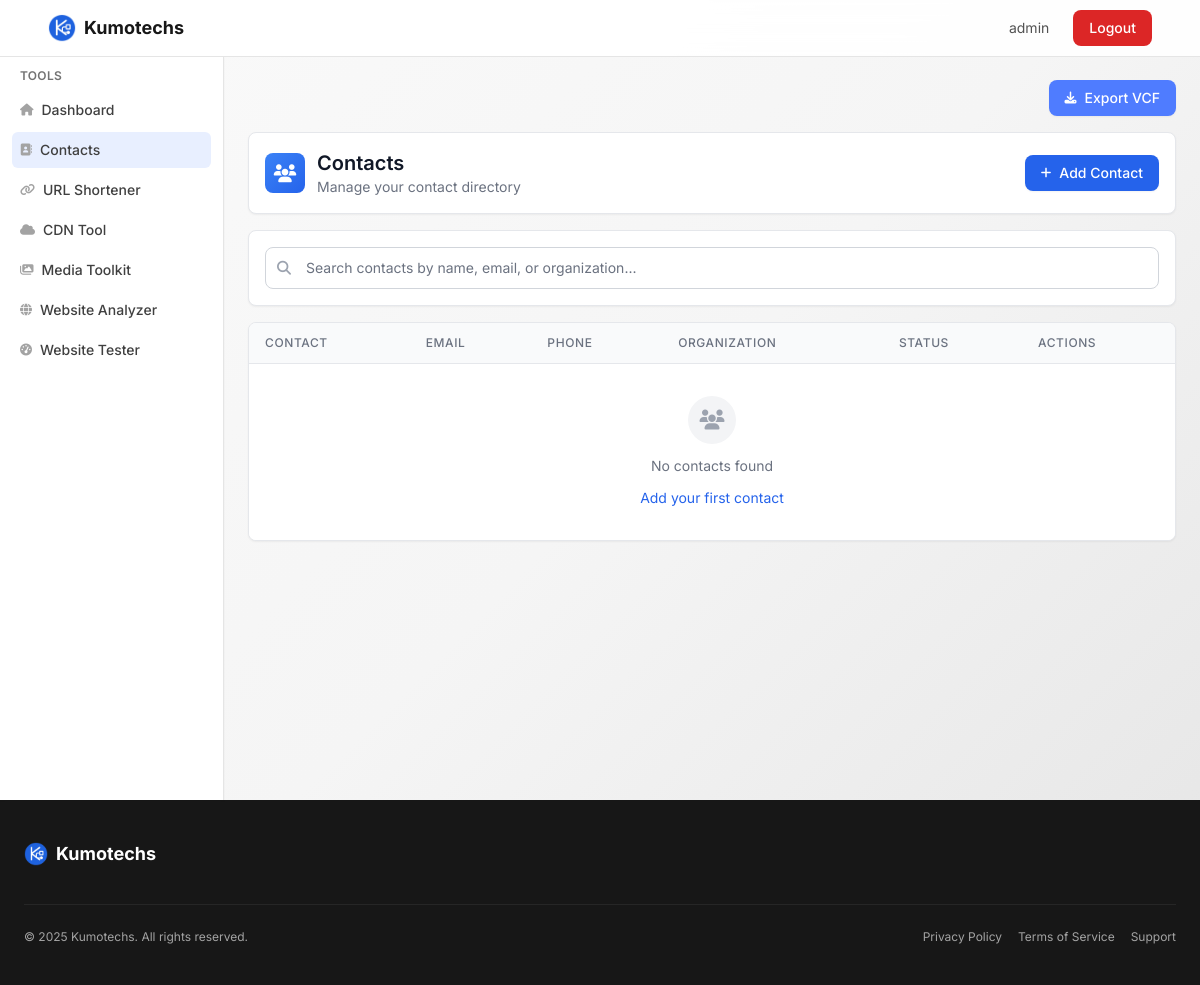
The app's page /contacts/manage/ (signed in), older data.
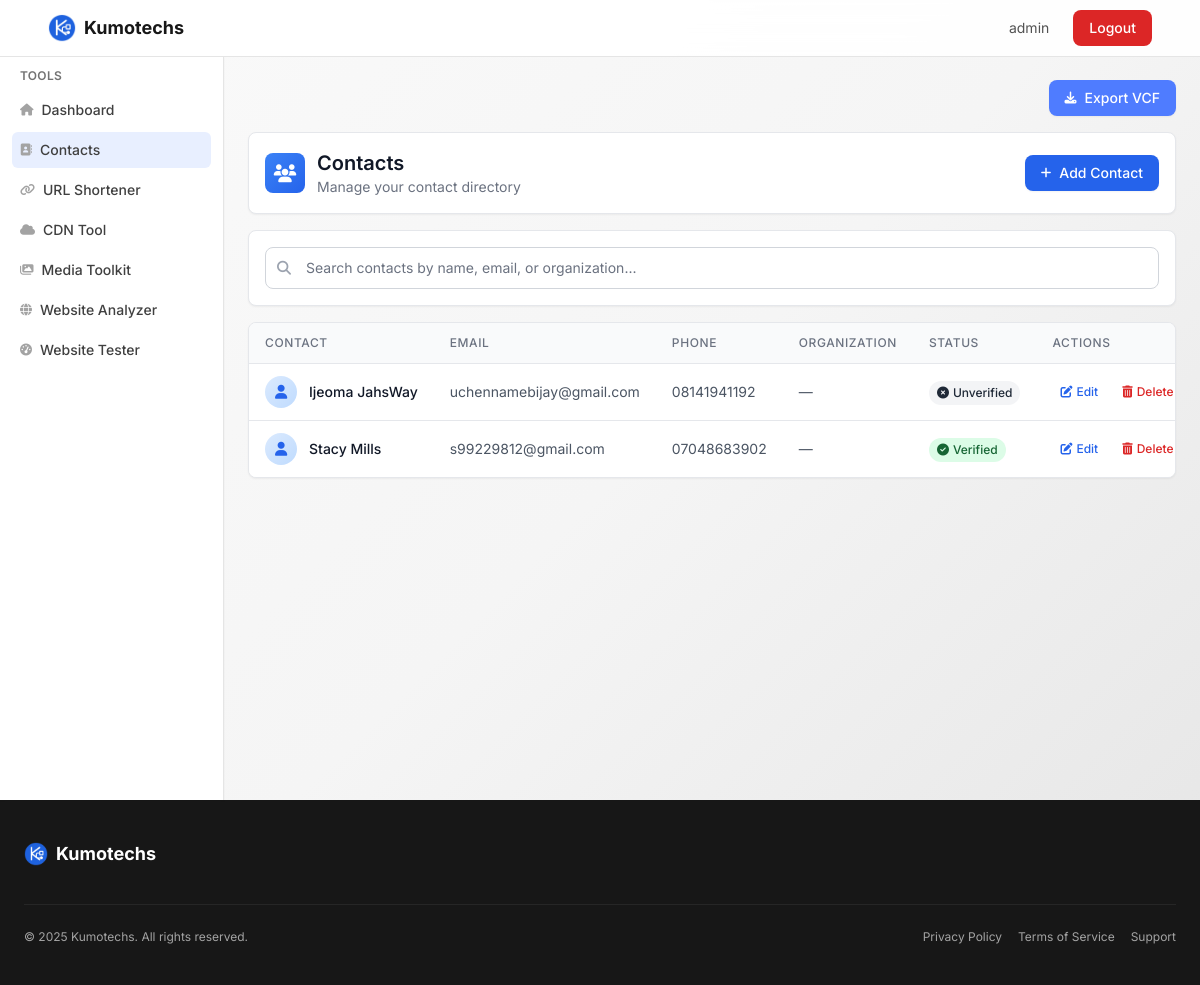
The same page, newer data.
### contacts/models.py (models this page shows, shortened)
class Contact(models.Model):
    PREFIX_CHOICES = [
        ('', 'None'),
        ('Mr.', 'Mr.'),
        ('Mrs.', 'Mrs.'),
        ('Ms.', 'Ms.'),
        ('Dr.', 'Dr.'),
    ]
    owner = models.ForeignKey(User, on_delete=models.CASCADE, related_name='contacts')
    prefix = models.CharField(max_length=4, choices=PREFIX_CHOICES, blank=True)
    name = models.CharField(max_length=100)
    email = models.EmailField(blank=True)
    phone = models.CharField(max_length=15)
    organization = models.CharField(max_length=100, blank=True)
    verified = models.BooleanField(default=False)
    created_at = models.DateTimeField(auto_now_add=True)
    updated_at = models.DateTimeField(auto_now=True)
    class Meta:
        ordering = ['name']

### contacts/views.py (the view)
# urls.py: path("manage/", views.manage_contacts, name="manage_contacts"),
@login_required
@ensure_csrf_cookie
def manage_contacts(request):
    contacts = Contact.objects.filter(owner=request.user)
    return render(request, "contacts/single_page_contacts.html", {"contacts": contacts})

### contacts/templates/contacts/single_page_contacts.html (shortened to what the changed rows need)
{% extends "base.html" %}
{% block content %}
<div x-data="{ showFilters: false }" class="space-y-4">
    <div class="bg-white dark:bg-gray-800 rounded-lg shadow-sm border border-gray-200 dark:border-gray-700">
        <div class="p-4">
            <div class="flex flex-col sm:flex-row justify-between items-start sm:items-center gap-3">
                <div class="flex items-center space-x-3">
                    <div>
                        <h1 class="text-xl font-semibold text-gray-900 dark:text-white">Contacts</h1>
                    </div>
                </div>
            </div>
        </div>
    </div>
    <div class="bg-white dark:bg-gray-800 rounded-lg shadow-sm border border-gray-200 dark:border-gray-700 overflow-hidden">
        <div class="overflow-x-auto">
            <table class="min-w-full divide-y divide-gray-200 dark:divide-gray-700">
                <thead class="bg-gray-50 dark:bg-gray-900">
                    <tr>
                        <th scope="col" class="px-4 py-3 text-left text-xs font-medium text-gray-500 dark:text-gray-400 uppercase tracking-wider">
                            Contact
                        </th>
                        <th scope="col" class="px-4 py-3 text-left text-xs font-medium text-gray-500 dark:text-gray-400 uppercase tracking-wider">
                            Email
                        </th>
                        <th scope="col" class="px-4 py-3 text-left text-xs font-medium text-gray-500 dark:text-gray-400 uppercase tracking-wider">
                            Phone
                        </th>
                        <th scope="col" class="px-4 py-3 text-left text-xs font-medium text-gray-500 dark:text-gray-400 uppercase tracking-wider">
                            Organization
                        </th>
                        <th scope="col" class="px-4 py-3 text-left text-xs font-medium text-gray-500 dark:text-gray-400 uppercase tracking-wider">
                            Status
                        </th>
                        <th scope="col" class="px-4 py-3 text-left text-xs font-medium text-gray-500 dark:text-gray-400 uppercase tracking-wider">
                            Actions
                        </th>
                    </tr>
                </thead>
                <tbody id="contact-list" class="bg-white dark:bg-gray-800 divide-y divide-gray-200 dark:divide-gray-700">
                    {% for contact in contacts %}
                    <tr data-contact-id="{{ contact.id }}" class="hover:bg-gray-50 dark:hover:bg-gray-700 transition-colors duration-150">
                        <td class="px-4 py-3">
                            <div class="flex items-center space-x-3">
                                <div class="flex-shrink-0 w-8 h-8 bg-gradient-to-br from-blue-100 to-blue-200 dark:from-blue-800 dark:to-blue-900 rounded-full flex items-center justify-center">
                                    <i class="fas fa-user text-blue-600 dark:text-blue-400 text-sm"></i>
                                </div>
                                <div class="min-w-0 flex-1">
                                    <div class="text-sm font-medium text-gray-900 dark:text-white truncate">
                                        {% if contact.prefix %}{{ contact.prefix }} {% endif %}{{ contact.name }}
                                    </div>
                                </div>
                            </div>
                        </td>
                        <td class="px-4 py-3">
                            <div class="text-sm text-gray-600 dark:text-gray-300">
                                {% if contact.email %}
                                    <a href="mailto:{{ contact.email }}" class="hover:text-blue-600 dark:hover:text-blue-400 transition-colors">
                                        {{ contact.email }}
                                    </a>
                                {% else %}
                                    <span class="text-gray-400">—</span>
                                {% endif %}
                            </div>
                        </td>
                        <td class="px-4 py-3">
                            <div class="text-sm text-gray-600 dark:text-gray-300">
                                <a href="tel:{{ contact.phone }}" class="hover:text-blue-600 dark:hover:text-blue-400 transition-colors">
                                    {{ contact.phone }}
                                </a>
                            </div>
                        </td>
                        <td class="px-4 py-3">
                            <div class="text-sm text-gray-600 dark:text-gray-300">
                                {{ contact.organization|default:"—" }}
                            </div>
                        </td>
                        <td class="px-4 py-3">
                            <button onclick="toggleVerification({{ contact.id }}, {{ contact.verified|yesno:'true,false' }})"
                                    class="inline-flex items-center px-2 py-1 rounded-full text-xs font-medium transition-all duration-200 hover:shadow-sm {% if contact.verified %}bg-green-100 text-green-800 dark:bg-green-900 dark:text-green-200{% else %}bg-gray-100 text-gray-800 dark:bg-gray-700 dark:text-gray-300{% endif %}">
                                <i class="fas {% if contact.verified %}fa-check-circle{% else %}fa-times-circle{% endif %} mr-1"></i>
                                {{ contact.verified|yesno:"Verified,Unverified" }}
                            </button>
                        </td>
                        <td class="px-4 py-3">
                            <div class="flex items-center space-x-2">
                                <button onclick="editContact({{ contact.id }})"
                                        class="inline-flex items-center px-2 py-1 text-xs font-medium text-blue-600 dark:text-blue-400 hover:text-blue-800 dark:hover:text-blue-300 hover:bg-blue-50 dark:hover:bg-blue-900 rounded transition-all duration-200">
                                    <i class="fas fa-edit mr-1"></i>
                                    Edit
                                </button>
                                <button onclick="deleteContact({{ contact.id }})"
                                        class="inline-flex items-center px-2 py-1 text-xs font-medium text-red-600 dark:text-red-400 hover:text-red-800 dark:hover:text-red-300 hover:bg-red-50 dark:hover:bg-red-900 rounded transition-all duration-200">
                                    <i class="fas fa-trash-alt mr-1"></i>
                                    Delete
                                </button>
                            </div>
                        </td>
                    </tr>
                    {% empty %}
                    <tr>
                        <td colspan="6" class="px-4 py-8 text-center">
                            <div class="flex flex-col items-center space-y-3">
                                <div class="w-12 h-12 bg-gray-100 dark:bg-gray-700 rounded-full flex items-center justify-center">
                                    <i class="fas fa-users text-gray-400 text-xl"></i>
                                </div>
                                <div class="text-sm text-gray-500 dark:text-gray-400">No contacts found</div>
                                <button onclick="document.getElementById('add-contact-button').click()"
                                        class="text-sm text-blue-600 hover:text-blue-800 dark:text-blue-400 dark:hover:text-blue-300">
                                    Add your first contact
                                </button>
                            </div>
                        </td>
                    </tr>
                    {% endfor %}
                </tbody>
            </table>
        </div>
    </div>
</div>
{% endblock %}

Row changes from the older to the newer data that the page shows:
now on this page (row edited): Contact: name "Ijeoma JahsWay", email "uchennamebijay@gmail.com", phone "08141941192", organization "—", verified "Unverified"
now on this page (row edited): Contact: name "Stacy Mills", email "s99229812@gmail.com", phone "07048683902", organization "—", verified "Verified"
Text that changed along with them:
text no longer shown: "No contacts found Add your first contact"
